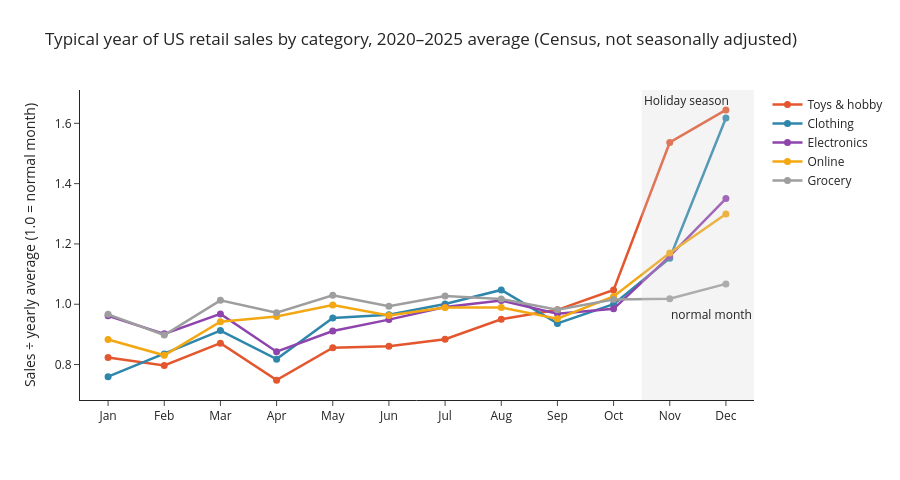

Write notebook code for a chart like this one.
### Code cell
import plotly.express as px

month_names = ["Jan","Feb","Mar","Apr","May","Jun","Jul","Aug","Sep","Oct","Nov","Dec"]

# average "typical year" per category
profile = (all_categories
           .groupby(["category", "month"])["seasonal_index"]
           .mean()
           .reset_index())

# fixed colours: each category keeps the same colour in every chart; grocery = grey (comparison)
colors = {
    "Toys & hobby": "#E4572E",
    "Clothing":     "#2E86AB",
    "Electronics":  "#8E44AD",
    "Online":       "#F3A712",
    "Grocery":      "#9E9E9E",
}

fig = px.line(
    profile, x="month", y="seasonal_index", color="category",
    markers=True,
    color_discrete_map=colors,
    category_orders={"category": ["Toys & hobby", "Clothing", "Electronics", "Online", "Grocery"]},
    labels={"month": "", "seasonal_index": "Sales ÷ yearly average (1.0 = normal month)", "category": "Category"},
    title="Typical year of US retail sales by category, 2020–2025 average (Census, not seasonally adjusted)",
    template="simple_white",
)

# shade the holiday season (Nov–Dec)
fig.add_vrect(x0=10.5, x1=12.5, fillcolor="lightgrey", opacity=0.25, line_width=0,
              annotation_text="Holiday season", annotation_position="top left")

# reference line at 1.0 = a normal month
fig.add_hline(y=1, line_dash="dash", line_color="grey",
              annotation_text="normal month", annotation_position="bottom right")

fig.update_traces(line_width=2.5, marker_size=7,
                  hovertemplate="%{x}: %{y:.2f}× normal<extra>%{fullData.name}</extra>")
fig.update_xaxes(tickvals=list(range(1, 13)), ticktext=month_names, range=[0.5, 12.5])
fig.update_yaxes(tickformat=".1f")
fig.update_layout(legend_title_text="", height=480, margin=dict(t=90))

fig.show()

### Figure 1 — Plotly figure (JSON) as saved in the notebook; plotly's stock layout.template omitted (floating-point values rounded to 4 significant figures)
{"data": [{"hovertemplate": "%{x}: %{y:.2f}× normal<extra>%{fullData.name}</extra>", "legendgroup": "Toys & hobby", "line": {"color": "#E4572E", "dash": "solid", "width": 2.5}, "marker": {"size": 7, "symbol": "circle"}, "mode": "lines+markers", "name": "Toys & hobby", "orientation": "v", "showlegend": true, "type": "scatter", "x": [1, 2, 3, 4, 5, 6, 7, 8, 9, 10, 11, 12], "xaxis": "x", "y": [0.8234, 0.7969, 0.871, 0.7483, 0.856, 0.8606, 0.8841, 0.9501, 0.9814, 1.047, 1.536, 1.645], "yaxis": "y"}, {"hovertemplate": "%{x}: %{y:.2f}× normal<extra>%{fullData.name}</extra>", "legendgroup": "Clothing", "line": {"color": "#2E86AB", "dash": "solid", "width": 2.5}, "marker": {"size": 7, "symbol": "circle"}, "mode": "lines+markers", "name": "Clothing", "orientation": "v", "showlegend": true, "type": "scatter", "x": [1, 2, 3, 4, 5, 6, 7, 8, 9, 10, 11, 12], "xaxis": "x", "y": [0.7597, 0.8354, 0.9126, 0.818, 0.9547, 0.9651, 1.001, 1.047, 0.9364, 1.0, 1.152, 1.618], "yaxis": "y"}, {"hovertemplate": "%{x}: %{y:.2f}× normal<extra>%{fullData.name}</extra>", "legendgroup": "Electronics", "line": {"color": "#8E44AD", "dash": "solid", "width": 2.5}, "marker": {"size": 7, "symbol": "circle"}, "mode": "lines+markers", "name": "Electronics", "orientation": "v", "showlegend": true, "type": "scatter", "x": [1, 2, 3, 4, 5, 6, 7, 8, 9, 10, 11, 12], "xaxis": "x", "y": [0.9615, 0.9019, 0.9679, 0.8426, 0.911, 0.949, 0.9908, 1.012, 0.9682, 0.9848, 1.16, 1.35], "yaxis": "y"}, {"hovertemplate": "%{x}: %{y:.2f}× normal<extra>%{fullData.name}</extra>", "legendgroup": "Online", "line": {"color": "#F3A712", "dash": "solid", "width": 2.5}, "marker": {"size": 7, "symbol": "circle"}, "mode": "lines+markers", "name": "Online", "orientation": "v", "showlegend": true, "type": "scatter", "x": [1, 2, 3, 4, 5, 6, 7, 8, 9, 10, 11, 12], "xaxis": "x", "y": [0.8829, 0.8307, 0.9423, 0.9593, 0.9971, 0.9628, 0.989, 0.9893, 0.9518, 1.026, 1.17, 1.299], "yaxis": "y"}, {"hovertemplate": "%{x}: %{y:.2f}× normal<extra>%{fullData.name}</extra>", "legendgroup": "Grocery", "line": {"color": "#9E9E9E", "dash": "solid", "width": 2.5}, "marker": {"size": 7, "symbol": "circle"}, "mode": "lines+markers", "name": "Grocery", "orientation": "v", "showlegend": true, "type": "scatter", "x": [1, 2, 3, 4, 5, 6, 7, 8, 9, 10, 11, 12], "xaxis": "x", "y": [0.9665, 0.8979, 1.013, 0.9719, 1.03, 0.9937, 1.027, 1.017, 0.9821, 1.016, 1.018, 1.067], "yaxis": "y"}], "layout": {"annotations": [{"showarrow": false, "text": "Holiday season", "x": 10.5, "xanchor": "left", "xref": "x", "y": 1, "yanchor": "top", "yref": "y domain"}, {"showarrow": false, "text": "normal month", "x": 1, "xanchor": "right", "xref": "x domain", "y": 1, "yanchor": "top", "yref": "y"}], "height": 480, "legend": {"title": {"text": ""}, "tracegroupgap": 0}, "margin": {"t": 90}, "shapes": [{"fillcolor": "lightgrey", "line": {"width": 0}, "opacity": 0.25, "type": "rect", "x0": 10.5, "x1": 12.5, "xref": "x", "y0": 0, "y1": 1, "yref": "y domain"}, {"line": {"color": "grey", "dash": "dash"}, "type": "line", "x0": 0, "x1": 1, "xref": "x domain", "y0": 1, "y1": 1, "yref": "y"}], "title": {"text": "Typical year of US retail sales by category, 2020–2025 average (Census, not seasonally adjusted)"}, "xaxis": {"anchor": "y", "domain": [0, 1], "range": [0.5, 12.5], "ticktext": ["Jan", "Feb", "Mar", "Apr", "May", "Jun", "Jul", "Aug", "Sep", "Oct", "Nov", "Dec"], "tickvals": [1, 2, 3, 4, 5, 6, 7, 8, 9, 10, 11, 12], "title": {"text": ""}}, "yaxis": {"anchor": "x", "domain": [0, 1], "tickformat": ".1f", "title": {"text": "Sales ÷ yearly average (1.0 = normal month)"}}}}
